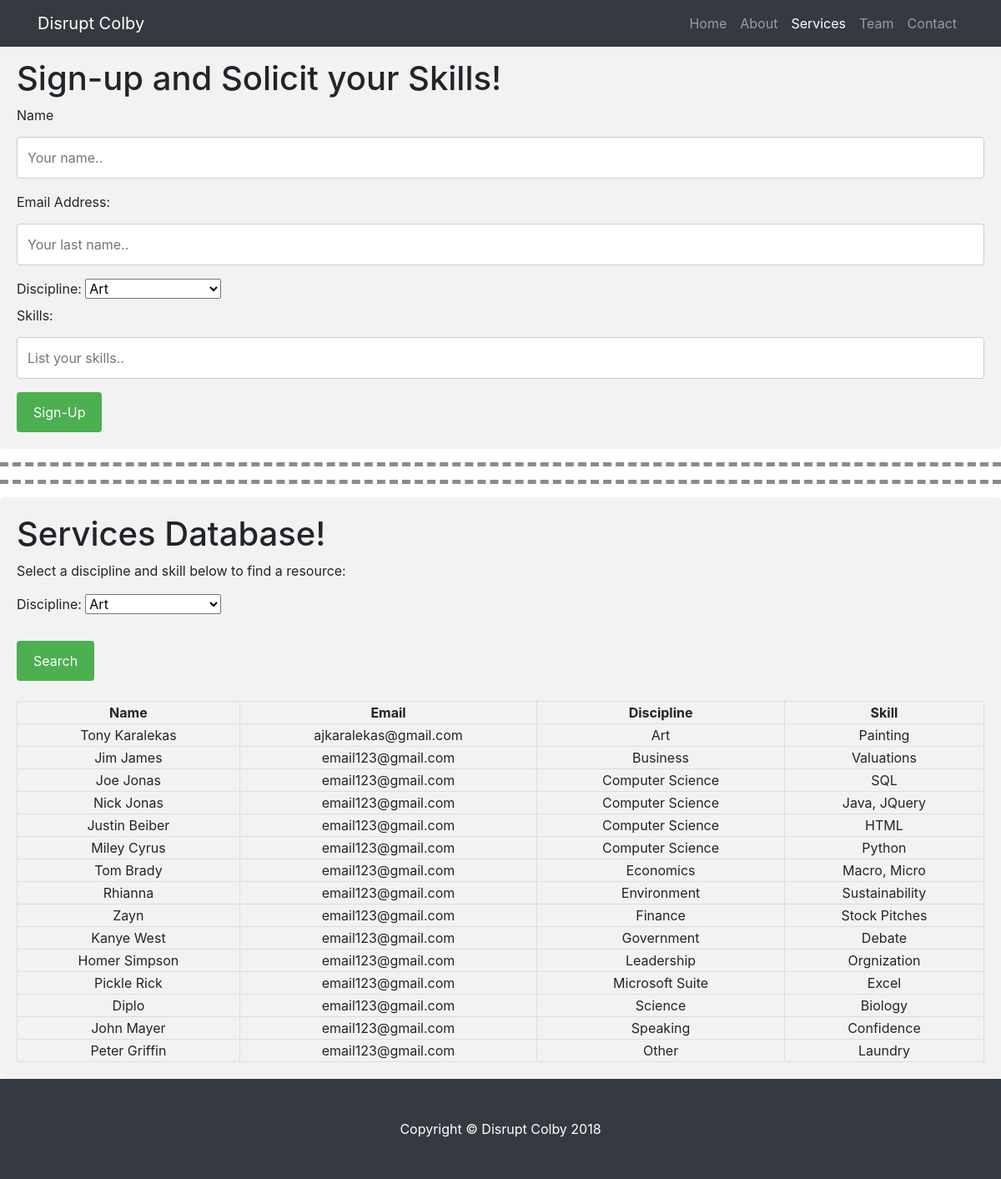
/services.php, run on the app's committed database.
### tables this page shows
CREATE TABLE services (
id INT UNSIGNED NOT NULL AUTO_INCREMENT PRIMARY KEY,
name VARCHAR(32) DEFAULT NULL,
email VARCHAR(32) DEFAULT NULL,
discipline VARCHAR(32) DEFAULT NULL,
skill VARCHAR(1000) DEFAULT NULL
);

### services.php (the view, shortened to what this page needs)
<?php
$db = new PDO("mysql:dbname=ajkarale;host=localhost", "ajkarale", "jfkldqkur");
?>
<!DOCTYPE html>
<html lang="en">
<head>
    <link href="bootstrap.min.css" rel="stylesheet">
    <link href="services.css" type="text/css"  rel="stylesheet">
</head>
<body>
<nav class="navbar navbar-expand-lg navbar-dark bg-dark fixed-top">
    <div class="container">
        <a class="navbar-brand" href="main.html">Disrupt Colby</a>
        <div class="collapse navbar-collapse" id="navbarResponsive">
            <ul class="navbar-nav ml-auto">
                <li class="nav-item">
                    <a class="nav-link" href="main.html">Home</a>
                </li>
                <li class="nav-item">
                    <a class="nav-link" href="about.html">About</a>
                </li>
                <li class="nav-item active">
                    <a class="nav-link" href="services.php">Services</a>
                </li>
                <li class="nav-item">
                    <a class="nav-link" href="team.html">Team</a>
                </li>
                <li class="nav-item">
                    <a class="nav-link" href="contact.html">Contact</a>
                </li>
            </ul>
        </div>
    </div>
</nav>
<div class="solicit">
    <form action="services_submit.php" onsubmit="alert('Thanks for offering your service!')">
        <h1>Sign-up and Solicit your Skills!</h1>
        <label>Name</label>
        <input type="text" id="name" name="name" placeholder="Your name..">
        <label >Email Address:</label>
        <input type="text" id="email" name="email" placeholder="Your last name.."
               pattern="[a-z0-9._%+-]+@[a-z0-9.-]+\.[a-z]{2,3}$"
               title="characters followed by an @ sign,
                                  followed by more characters, and then a (.) "
               required> <br>
        <label>Discipline:</label>
        <select name="discipline" id="discipline">
            <option value="Art">Art</option>
        </select>
        <br>
        <label>Skills:</label>
        <input type="text" name="skill" placeholder="List your skills..">
        <input id="submitbtn" type="submit" value="Sign-Up">
    </form>
</div>
<hr>
<hr>
<div class="servicetable">
    <h1>Services Database!</h1>
    <p>Select a discipline and skill below to find a resource: </p>
    <fieldset>
        <label>Discipline:</label>
        <select id="discipline_dropdown">
            <option value="Art">Art</option>
        </select>
        <br>
        <br>
        <button id="searchbtn" type="button">Search</button>
        <br>
    </fieldset>
    <br>
    <table id="putHere">
        <tr>
            <th>Name</th>
            <th>Email</th>
            <th>Discipline</th>
            <th>Skill</th>
        </tr>
        <div>
            <?php
            try{
                $services = $db->prepare("SELECT * FROM services;");
                $services->execute();
                foreach ($services as $service){
                    ?>
                    <tr>
                        <td> <?= $service['name']?></td>
                        <td> <?= $service['email']?></td>
                        <td> <?= $service['discipline']?></td>
                        <td> <?= $service['skill']?></td>
                    </tr>
                    <?php
                }
            }
            catch (PDOException $ex) {
                ?>
                <p>Sorry, a database error occurred. Please try again later</p>
                <p>(Error details: <?= $ex->getMessage() ?>)</p>
                <?php
            }
            ?>
        </div>
    </table>
</div>
<footer class="py-5 bg-dark">
    <div class="container">
        <p class="m-0 text-center text-white">Copyright &copy; Disrupt Colby 2018</p>
    </div>
</footer>
</body>
</html>

### services.css (style rules this page uses)
form { margin-top: 50px; }
input[type=text], textarea { width: 100%; padding: 12px; border: 1px solid #ccc; border-radius: 4px; box-sizing: border-box; margin-top: 6px; margin-bottom: 16px; resize: vertical }
#submitbtn, #searchbtn { background-color: #4CAF50; color: white; padding: 12px 20px; border: none; border-radius: 4px; cursor: pointer; }
.solicit, .servicetable { border-radius: 5px; background-color: #f2f2f2; padding: 20px; }
hr { background-color: #fff; border-top: 5px dashed #8c8b8b; }
table { margin-right: auto; margin-left: auto; border-collapse: collapse; width: 100%; }
td, th { text-align: center; padding-left: 25px; padding-right: 25px; border: 1px solid #dddddd; }

### data on the page
services: name "Tony Karalekas", email "ajkaralekas@gmail.com", discipline "Art", skill "Painting"
services: name "Jim James", email "email123@gmail.com", discipline "Business", skill "Valuations"
services: name "Joe Jonas", email "email123@gmail.com", discipline "Computer Science", skill "SQL"
services: name "Nick Jonas", email "email123@gmail.com", discipline "Computer Science", skill "Java, JQuery"
services: name "Justin Beiber", email "email123@gmail.com", discipline "Computer Science", skill "HTML"
services: name "Miley Cyrus", email "email123@gmail.com", discipline "Computer Science", skill "Python"
services: name "Tom Brady", email "email123@gmail.com", discipline "Economics", skill "Macro, Micro"
services: name "Rhianna", email "email123@gmail.com", discipline "Environment", skill "Sustainability"
services: name "Zayn", email "email123@gmail.com", discipline "Finance", skill "Stock Pitches"
services: name "Kanye West", email "email123@gmail.com", discipline "Government", skill "Debate"
services: name "Homer Simpson", email "email123@gmail.com", discipline "Leadership", skill "Orgnization"
services: name "Pickle Rick", email "email123@gmail.com", discipline "Microsoft Suite", skill "Excel"
services: name "Diplo", email "email123@gmail.com", discipline "Science", skill "Biology"
services: name "John Mayer", email "email123@gmail.com", discipline "Speaking", skill "Confidence"
services: name "Peter Griffin", email "email123@gmail.com", discipline "Other", skill "Laundry"
